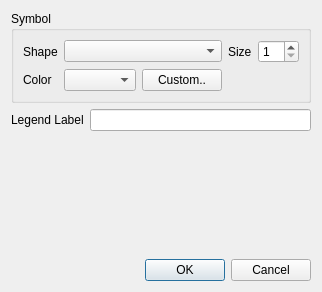
<?xml version="1.0" encoding="UTF-8"?>
<ui version="4.0">
 <class>PlotPropertiesUI</class>
 <widget class="QDialog" name="PlotPropertiesUI">
  <property name="geometry">
   <rect>
    <x>0</x>
    <y>0</y>
    <width>319</width>
    <height>292</height>
   </rect>
  </property>
  <property name="sizePolicy">
   <sizepolicy hsizetype="Fixed" vsizetype="Fixed">
    <horstretch>0</horstretch>
    <verstretch>0</verstretch>
   </sizepolicy>
  </property>
  <property name="windowTitle">
   <string>Modify Plot Properties</string>
  </property>
  <property name="windowIcon">
   <iconset>
    <normaloff>:/res/ball.ico</normaloff>:/res/ball.ico</iconset>
  </property>
  <layout class="QGridLayout" name="gridLayout_3">
   <item row="0" column="0">
    <widget class="QGroupBox" name="groupBox">
     <property name="title">
      <string>Symbol</string>
     </property>
     <layout class="QGridLayout" name="gridLayout_2">
      <item row="0" column="0">
       <layout class="QGridLayout" name="gridLayout">
        <item row="0" column="0">
         <widget class="QLabel" name="labelShape">
          <property name="text">
           <string>Shape</string>
          </property>
         </widget>
        </item>
        <item row="0" column="1" colspan="2">
         <widget class="QComboBox" name="cbShape"/>
        </item>
        <item row="0" column="3" alignment="Qt::AlignRight">
         <widget class="QLabel" name="labelSize">
          <property name="text">
           <string>Size</string>
          </property>
         </widget>
        </item>
        <item row="0" column="4">
         <widget class="QSpinBox" name="sbSize">
          <property name="minimum">
           <number>1</number>
          </property>
          <property name="maximum">
           <number>72</number>
          </property>
         </widget>
        </item>
        <item row="1" column="0">
         <widget class="QLabel" name="labelColor">
          <property name="text">
           <string>Color</string>
          </property>
         </widget>
        </item>
        <item row="1" column="1">
         <widget class="QComboBox" name="cbColor"/>
        </item>
        <item row="1" column="2">
         <widget class="QPushButton" name="cmdCustom">
          <property name="text">
           <string>Custom..</string>
          </property>
         </widget>
        </item>
       </layout>
      </item>
     </layout>
    </widget>
   </item>
   <item row="1" column="0">
    <layout class="QHBoxLayout" name="horizontalLayout">
     <item>
      <widget class="QLabel" name="labelLegendLabel">
       <property name="text">
        <string>Legend Label</string>
       </property>
      </widget>
     </item>
     <item>
      <widget class="QLineEdit" name="txtLegend"/>
     </item>
    </layout>
   </item>
   <item row="2" column="0">
    <spacer name="verticalSpacer">
     <property name="orientation">
      <enum>Qt::Vertical</enum>
     </property>
     <property name="sizeHint" stdset="0">
      <size>
       <width>20</width>
       <height>120</height>
      </size>
     </property>
    </spacer>
   </item>
   <item row="3" column="0">
    <widget class="QDialogButtonBox" name="buttonBox">
     <property name="orientation">
      <enum>Qt::Horizontal</enum>
     </property>
     <property name="standardButtons">
      <set>QDialogButtonBox::Cancel|QDialogButtonBox::Ok</set>
     </property>
    </widget>
   </item>
  </layout>
 </widget>
 <resources/>
 <connections>
  <connection>
   <sender>buttonBox</sender>
   <signal>accepted()</signal>
   <receiver>PlotPropertiesUI</receiver>
   <slot>accept()</slot>
   <hints>
    <hint type="sourcelabel">
     <x>248</x>
     <y>254</y>
    </hint>
    <hint type="destinationlabel">
     <x>157</x>
     <y>274</y>
    </hint>
   </hints>
  </connection>
  <connection>
   <sender>buttonBox</sender>
   <signal>rejected()</signal>
   <receiver>PlotPropertiesUI</receiver>
   <slot>reject()</slot>
   <hints>
    <hint type="sourcelabel">
     <x>316</x>
     <y>260</y>
    </hint>
    <hint type="destinationlabel">
     <x>286</x>
     <y>274</y>
    </hint>
   </hints>
  </connection>
 </connections>
</ui>
